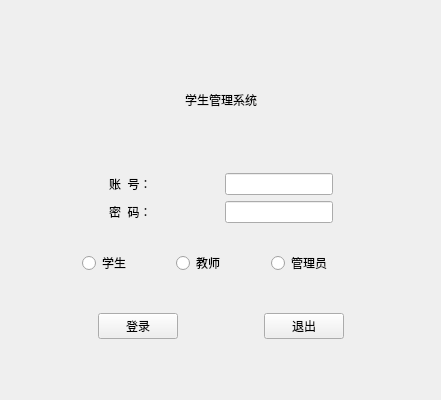
<?xml version="1.0" encoding="UTF-8"?>
<ui version="4.0">
 <class>Widget</class>
 <widget class="QWidget" name="Widget">
  <property name="windowModality">
   <enum>Qt::WindowModal</enum>
  </property>
  <property name="geometry">
   <rect>
    <x>0</x>
    <y>0</y>
    <width>441</width>
    <height>400</height>
   </rect>
  </property>
  <property name="windowTitle">
   <string>Widget</string>
  </property>
  <layout class="QVBoxLayout" name="verticalLayout">
   <item>
    <spacer name="verticalSpacer_2">
     <property name="orientation">
      <enum>Qt::Vertical</enum>
     </property>
     <property name="sizeType">
      <enum>QSizePolicy::Expanding</enum>
     </property>
     <property name="sizeHint" stdset="0">
      <size>
       <width>20</width>
       <height>70</height>
      </size>
     </property>
    </spacer>
   </item>
   <item>
    <widget class="QWidget" name="widget_3" native="true">
     <layout class="QHBoxLayout" name="horizontalLayout_2">
      <item>
       <spacer name="horizontalSpacer">
        <property name="orientation">
         <enum>Qt::Horizontal</enum>
        </property>
        <property name="sizeHint" stdset="0">
         <size>
          <width>128</width>
          <height>20</height>
         </size>
        </property>
       </spacer>
      </item>
      <item>
       <widget class="QLabel" name="label">
        <property name="styleSheet">
         <string notr="true">font: 75 14pt &quot;Arial&quot;;</string>
        </property>
        <property name="text">
         <string>学生管理系统</string>
        </property>
       </widget>
      </item>
      <item>
       <spacer name="horizontalSpacer_2">
        <property name="orientation">
         <enum>Qt::Horizontal</enum>
        </property>
        <property name="sizeHint" stdset="0">
         <size>
          <width>128</width>
          <height>20</height>
         </size>
        </property>
       </spacer>
      </item>
     </layout>
    </widget>
   </item>
   <item>
    <spacer name="verticalSpacer">
     <property name="orientation">
      <enum>Qt::Vertical</enum>
     </property>
     <property name="sizeType">
      <enum>QSizePolicy::Fixed</enum>
     </property>
     <property name="sizeHint" stdset="0">
      <size>
       <width>20</width>
       <height>35</height>
      </size>
     </property>
    </spacer>
   </item>
   <item>
    <widget class="QWidget" name="widget" native="true">
     <layout class="QGridLayout" name="gridLayout">
      <item row="0" column="0">
       <spacer name="horizontalSpacer_9">
        <property name="orientation">
         <enum>Qt::Horizontal</enum>
        </property>
        <property name="sizeType">
         <enum>QSizePolicy::Expanding</enum>
        </property>
        <property name="sizeHint" stdset="0">
         <size>
          <width>60</width>
          <height>20</height>
         </size>
        </property>
       </spacer>
      </item>
      <item row="0" column="1">
       <widget class="QLabel" name="label_2">
        <property name="minimumSize">
         <size>
          <width>80</width>
          <height>22</height>
         </size>
        </property>
        <property name="styleSheet">
         <string notr="true">QLable
{
font: 75 20pt &quot;Arial&quot;;
color: rgb(255, 0, 0);
}

</string>
        </property>
        <property name="text">
         <string>账  号：</string>
        </property>
       </widget>
      </item>
      <item row="0" column="3">
       <widget class="QLineEdit" name="lineEditAcount"/>
      </item>
      <item row="1" column="1">
       <widget class="QLabel" name="label_3">
        <property name="text">
         <string>密  码：</string>
        </property>
       </widget>
      </item>
      <item row="1" column="3">
       <widget class="QLineEdit" name="lineEditPassword"/>
      </item>
      <item row="0" column="2">
       <spacer name="horizontalSpacer_8">
        <property name="orientation">
         <enum>Qt::Horizontal</enum>
        </property>
        <property name="sizeType">
         <enum>QSizePolicy::Fixed</enum>
        </property>
        <property name="sizeHint" stdset="0">
         <size>
          <width>30</width>
          <height>20</height>
         </size>
        </property>
       </spacer>
      </item>
      <item row="0" column="4">
       <spacer name="horizontalSpacer_10">
        <property name="orientation">
         <enum>Qt::Horizontal</enum>
        </property>
        <property name="sizeType">
         <enum>QSizePolicy::Expanding</enum>
        </property>
        <property name="sizeHint" stdset="0">
         <size>
          <width>60</width>
          <height>20</height>
         </size>
        </property>
       </spacer>
      </item>
     </layout>
    </widget>
   </item>
   <item>
    <widget class="QWidget" name="widget_2" native="true">
     <layout class="QHBoxLayout" name="horizontalLayout">
      <item>
       <spacer name="horizontalSpacer_6">
        <property name="orientation">
         <enum>Qt::Horizontal</enum>
        </property>
        <property name="sizeType">
         <enum>QSizePolicy::Fixed</enum>
        </property>
        <property name="sizeHint" stdset="0">
         <size>
          <width>60</width>
          <height>20</height>
         </size>
        </property>
       </spacer>
      </item>
      <item>
       <widget class="QRadioButton" name="radioButtonstudent">
        <property name="text">
         <string>学生</string>
        </property>
        <property name="icon">
         <iconset resource="image.qrc">
          <normaloff>:/new/prefix1/image/学生.png</normaloff>:/new/prefix1/image/学生.png</iconset>
        </property>
       </widget>
      </item>
      <item>
       <widget class="QRadioButton" name="radioButtonadmin">
        <property name="text">
         <string>教师</string>
        </property>
        <property name="icon">
         <iconset resource="image.qrc">
          <normaloff>:/new/prefix1/image/教师.png</normaloff>:/new/prefix1/image/教师.png</iconset>
        </property>
       </widget>
      </item>
      <item>
       <widget class="QRadioButton" name="radioButtonteacher">
        <property name="text">
         <string>管理员</string>
        </property>
        <property name="icon">
         <iconset resource="image.qrc">
          <normaloff>:/new/prefix1/image/管理员.png</normaloff>:/new/prefix1/image/管理员.png</iconset>
        </property>
       </widget>
      </item>
      <item>
       <spacer name="horizontalSpacer_7">
        <property name="orientation">
         <enum>Qt::Horizontal</enum>
        </property>
        <property name="sizeType">
         <enum>QSizePolicy::Fixed</enum>
        </property>
        <property name="sizeHint" stdset="0">
         <size>
          <width>60</width>
          <height>20</height>
         </size>
        </property>
       </spacer>
      </item>
     </layout>
    </widget>
   </item>
   <item>
    <spacer name="verticalSpacer_5">
     <property name="orientation">
      <enum>Qt::Vertical</enum>
     </property>
     <property name="sizeType">
      <enum>QSizePolicy::Fixed</enum>
     </property>
     <property name="sizeHint" stdset="0">
      <size>
       <width>20</width>
       <height>10</height>
      </size>
     </property>
    </spacer>
   </item>
   <item>
    <widget class="QWidget" name="widget_4" native="true">
     <layout class="QHBoxLayout" name="horizontalLayout_3">
      <item>
       <spacer name="horizontalSpacer_3">
        <property name="orientation">
         <enum>Qt::Horizontal</enum>
        </property>
        <property name="sizeType">
         <enum>QSizePolicy::Expanding</enum>
        </property>
        <property name="sizeHint" stdset="0">
         <size>
          <width>43</width>
          <height>20</height>
         </size>
        </property>
       </spacer>
      </item>
      <item>
       <widget class="QPushButton" name="login">
        <property name="text">
         <string>登录</string>
        </property>
        <property name="icon">
         <iconset resource="image.qrc">
          <normaloff>:/new/prefix1/image/Forward_2.png</normaloff>:/new/prefix1/image/Forward_2.png</iconset>
        </property>
       </widget>
      </item>
      <item>
       <spacer name="horizontalSpacer_4">
        <property name="orientation">
         <enum>Qt::Horizontal</enum>
        </property>
        <property name="sizeType">
         <enum>QSizePolicy::Fixed</enum>
        </property>
        <property name="sizeHint" stdset="0">
         <size>
          <width>80</width>
          <height>20</height>
         </size>
        </property>
       </spacer>
      </item>
      <item>
       <widget class="QPushButton" name="cancal">
        <property name="text">
         <string>退出</string>
        </property>
        <property name="icon">
         <iconset resource="image.qrc">
          <normaloff>:/new/prefix1/image/Back_2.png</normaloff>:/new/prefix1/image/Back_2.png</iconset>
        </property>
       </widget>
      </item>
      <item>
       <spacer name="horizontalSpacer_5">
        <property name="orientation">
         <enum>Qt::Horizontal</enum>
        </property>
        <property name="sizeType">
         <enum>QSizePolicy::Expanding</enum>
        </property>
        <property name="sizeHint" stdset="0">
         <size>
          <width>42</width>
          <height>20</height>
         </size>
        </property>
       </spacer>
      </item>
     </layout>
    </widget>
   </item>
   <item>
    <spacer name="verticalSpacer_3">
     <property name="orientation">
      <enum>Qt::Vertical</enum>
     </property>
     <property name="sizeHint" stdset="0">
      <size>
       <width>20</width>
       <height>40</height>
      </size>
     </property>
    </spacer>
   </item>
  </layout>
 </widget>
 <layoutdefault spacing="6" margin="11"/>
 <resources>
  <include location="image.qrc"/>
 </resources>
 <connections/>
</ui>
